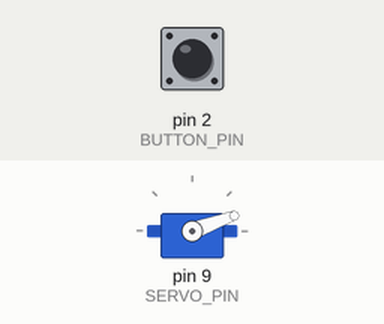
Recording of a sketch running on a simulated Arduino Uno, built with avr-gcc and run on an emulated ATmega328P. On the bench: servo. Inputs (shaded band) come from the test bench; at power-on: pin 2 (BUTTON_PIN) HIGH.

Above: at 1.2 s.
1.3 s: pin 2 (BUTTON_PIN) pulled LOW for 0.15 s
At 3.8 s:
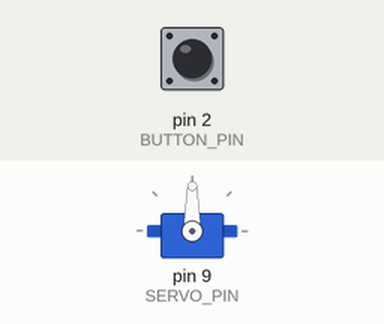
4.3 s: pin 2 (BUTTON_PIN) pulled LOW for 1 s
At 4.75 s:
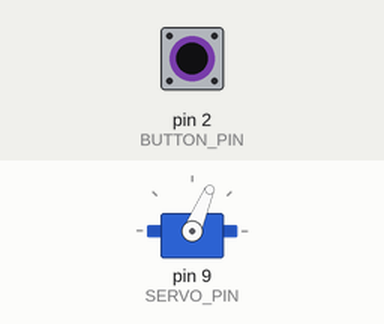
7.3 s: pin 2 (BUTTON_PIN) pulled LOW for 3.2 s
At 7.75 s:
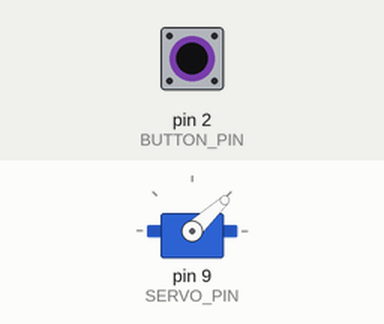
Timing chart, 0 to 10.3 s (numbered marks = the images above; inputs shaded):
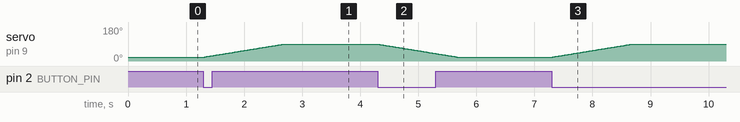

The sketch:

boat_flag_lifter_servo.ino
```cpp
#include <Servo.h>

// Tune these after the linkage is installed. Start conservative so the servo
// does not drive hard into the printed 90 degree stop.
const int SERVO_PIN = 9;
const int BUTTON_PIN = 2;

const int LOWERED_ANGLE = 20;
const int RAISED_ANGLE = 90;
const int STEP_DELAY_MS = 20;

Servo flagServo;

int currentAngle = LOWERED_ANGLE;
bool raised = false;
bool lastButtonState = HIGH;

void moveServoSmoothly(int targetAngle) {
  if (targetAngle == currentAngle) {
    return;
  }

  int direction = targetAngle > currentAngle ? 1 : -1;

  while (currentAngle != targetAngle) {
    currentAngle += direction;
    flagServo.write(currentAngle);
    delay(STEP_DELAY_MS);
  }
}

void setup() {
  pinMode(BUTTON_PIN, INPUT_PULLUP);
  flagServo.attach(SERVO_PIN);
  flagServo.write(currentAngle);
}

void loop() {
  bool buttonState = digitalRead(BUTTON_PIN);

  if (lastButtonState == HIGH && buttonState == LOW) {
    raised = !raised;
    moveServoSmoothly(raised ? RAISED_ANGLE : LOWERED_ANGLE);
    delay(250);
  }

  lastButtonState = buttonState;
}
```

Measured:
- after the input at 1.3 s, servo on pin 9 (SERVO_PIN): moves from 20° to 90° over 1.4 s, starting at once
- after the input at 4.3 s, servo on pin 9 (SERVO_PIN): moves from 90° to 20° over 1.4 s, starting at once
- after the input at 7.3 s, servo on pin 9 (SERVO_PIN): moves from 20° to 90° over 1.4 s, starting at once
